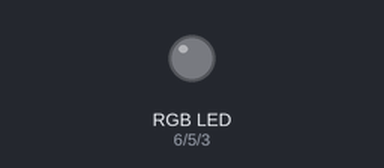
Simulated run of this sketch. Board: Arduino Uno, built with avr-gcc and run on an emulated ATmega328P. Shown: an RGB LED mixed from three pins (HIGH = lit). Dashed ring = blinking.

Above: at 0.5 s.
At 2.2 s:
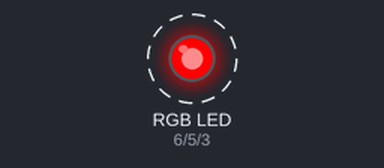
Timing chart, 0 to 3.0 s (numbered marks = the images above):
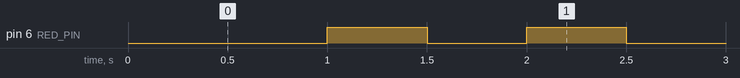

Measured:
- by itself, pin 6 (RED_PIN): alternates HIGH for 0.50 s and LOW for 0.50 s

The sketch:

Blinking_RGB_CC.ino
```cpp
/*
Simple RGB LED code - Common Cathode

Wiring:
  Common pin to GND
  RED to PWM pin 6
  GREEN to PWM pin 5
  BLUE to PWM pin 3

Uses millis() for future compatibility with microphone(s). Think of millis() as a stopwatch.
Call it once to start the watch (startMillis)
Call it again to change how much time has passed (currentMillis)
Subtract the two values to find the time elapsed: (currentMillis - startMillis)

*/

const int RED_PIN   = 6;
const int GREEN_PIN = 5;
const int BLUE_PIN  = 3;

const unsigned long INTERVAL_MS = 500;    // delay time length

unsigned long startMillis = 0;   // Building compatibility with upcoming microphone work
bool ledOn = false;

void setup() {
  pinMode(RED_PIN,   OUTPUT);
  pinMode(GREEN_PIN, OUTPUT);
  pinMode(BLUE_PIN,  OUTPUT);
}

void loop() {
  unsigned long currentMillis = millis();

  if (currentMillis - startMillis >= INTERVAL_MS) {
    // The time has passed the declared interval

    startMillis = currentMillis;  // update start time (reset the stopwatch)

    if (ledOn){
      analogWrite(RED_PIN,  255);
      analogWrite(GREEN_PIN, 0);
      analogWrite(BLUE_PIN,  0);
    }
    else {
      analogWrite(RED_PIN,  0);
      analogWrite(GREEN_PIN, 0);
      analogWrite(BLUE_PIN,  0);
    }

    ledOn = !ledOn; // update boolean to toggle light on/off

  }

}
```
